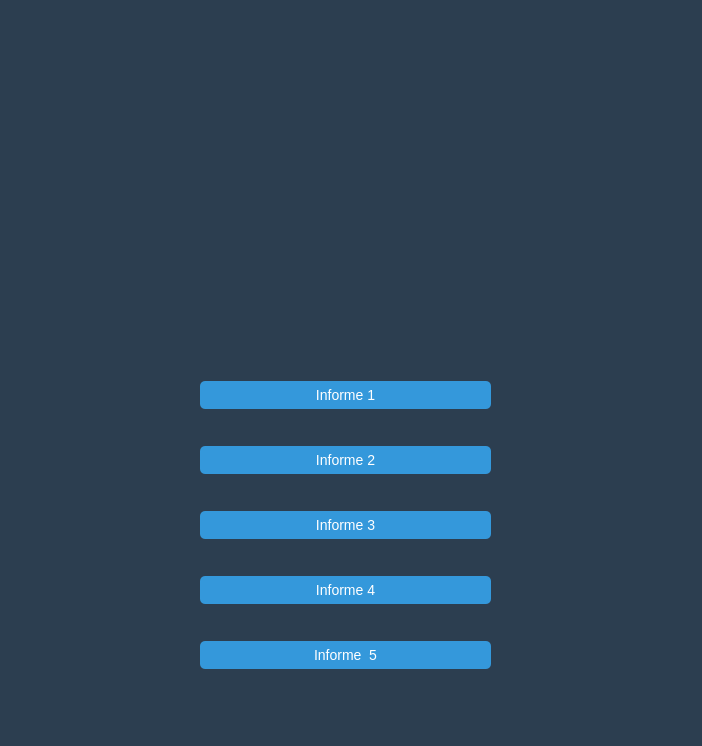
<?xml version="1.0" encoding="UTF-8"?>
<ui version="4.0">
 <class>MainWindow</class>
 <widget class="QMainWindow" name="MainWindow">
  <property name="geometry">
   <rect>
    <x>0</x>
    <y>0</y>
    <width>702</width>
    <height>746</height>
   </rect>
  </property>
  <property name="minimumSize">
   <size>
    <width>702</width>
    <height>746</height>
   </size>
  </property>
  <property name="maximumSize">
   <size>
    <width>702</width>
    <height>746</height>
   </size>
  </property>
  <property name="windowTitle">
   <string>MainWindow</string>
  </property>
  <property name="styleSheet">
   <string notr="true">QMainWindow {
    background-color: #2c3e50; /* Azul oscuro elegante */
}

QPushButton {
    background-color: #3498db; /* Azul claro */
    color: white;
    font-size: 14px;
    border-radius: 5px;
    padding: 6px 12px;
}

QPushButton:hover {
    background-color: #2980b9;
}

QPushButton:pressed {
    background-color: #1f6690;
}
</string>
  </property>
  <widget class="QWidget" name="centralwidget">
   <widget class="QLabel" name="label">
    <property name="geometry">
     <rect>
      <x>190</x>
      <y>40</y>
      <width>311</width>
      <height>301</height>
     </rect>
    </property>
    <property name="minimumSize">
     <size>
      <width>0</width>
      <height>0</height>
     </size>
    </property>
    <property name="styleSheet">
     <string notr="true"/>
    </property>
    <property name="text">
     <string/>
    </property>
    <property name="pixmap">
     <pixmap>Logo.png</pixmap>
    </property>
    <property name="scaledContents">
     <bool>true</bool>
    </property>
   </widget>
   <widget class="QWidget" name="">
    <property name="geometry">
     <rect>
      <x>200</x>
      <y>350</y>
      <width>291</width>
      <height>351</height>
     </rect>
    </property>
    <layout class="QVBoxLayout" name="verticalLayout">
     <item>
      <widget class="QPushButton" name="informe">
       <property name="text">
        <string>Informe 1</string>
       </property>
      </widget>
     </item>
     <item>
      <widget class="QPushButton" name="informe2">
       <property name="text">
        <string>Informe 2</string>
       </property>
      </widget>
     </item>
     <item>
      <widget class="QPushButton" name="informe3">
       <property name="text">
        <string>Informe 3</string>
       </property>
      </widget>
     </item>
     <item>
      <widget class="QPushButton" name="informe4">
       <property name="text">
        <string>Informe 4</string>
       </property>
      </widget>
     </item>
     <item>
      <widget class="QPushButton" name="informe5">
       <property name="text">
        <string>Informe  5</string>
       </property>
      </widget>
     </item>
    </layout>
   </widget>
   <zorder>label</zorder>
   <zorder>informe</zorder>
   <zorder>informe2</zorder>
   <zorder>informe3</zorder>
   <zorder>informe4</zorder>
   <zorder>informe5</zorder>
  </widget>
 </widget>
 <resources/>
 <connections/>
</ui>
